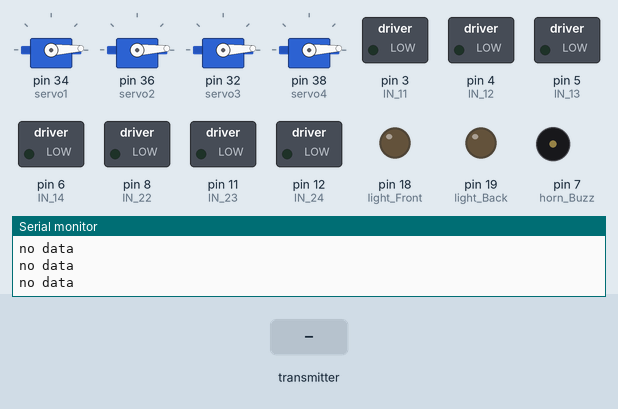
Recording of a sketch running on a simulated Arduino Mega 2560, built with avr-gcc and run on an emulated ATmega2560. On the bench: 4 × servo, switched loads named in the sketch (green lamp = pin HIGH), output pins drawn as LEDs (lit = HIGH), buzzer (waves = sounding), the last lines printed to the serial monitor. The test bench sets the inputs (shaded band). No radio packets arrive unless stated; pins used as bus, display or sensor lines are not drawn.

Above: at 1.2 s.
1.3 s: the transmitter starts sending joystick.0 = 0
At 2.3 s:
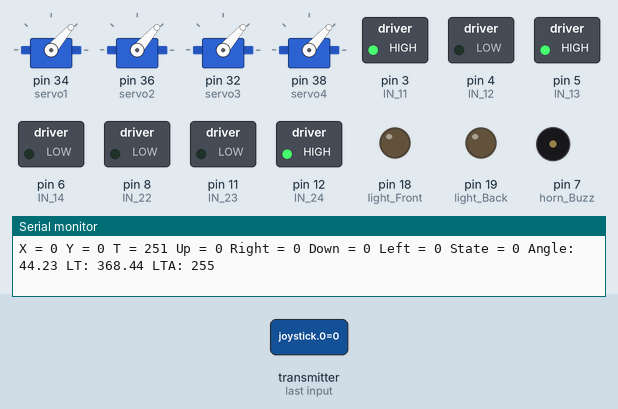
2.8 s: the transmitter starts sending joystick.1 = 256
At 3.4 s:
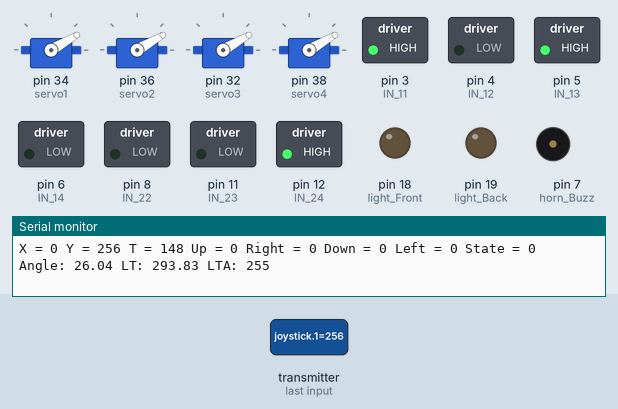
4.3 s: the transmitter starts sending joystick.0 = 256
At 4.6 s:
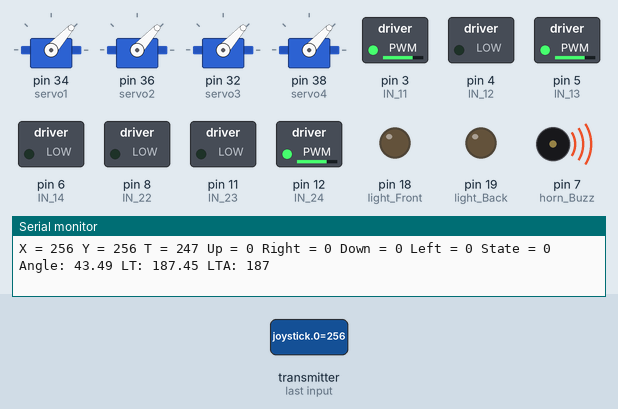
5.8 s: the transmitter starts sending joystick.1 = 0
At 6.9 s:
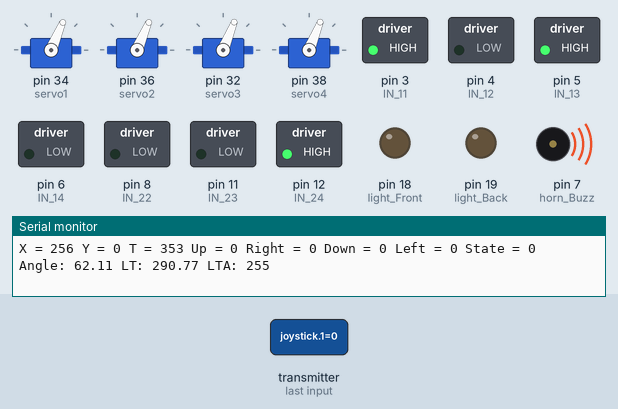
7.3 s: the transmitter starts sending joystick.0 = 512
At 8.0 s:
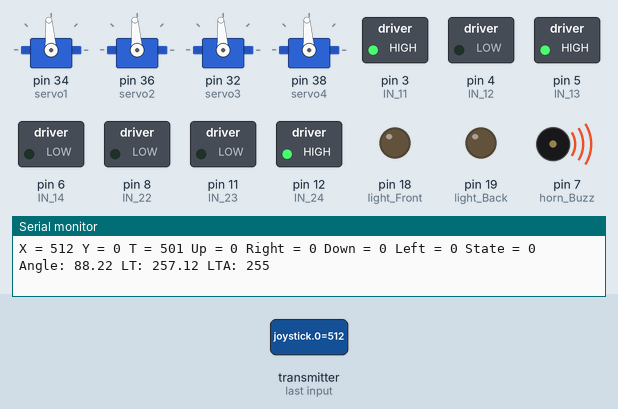
8.8 s: the transmitter starts sending joystick.1 = 512
At 9.2 s:
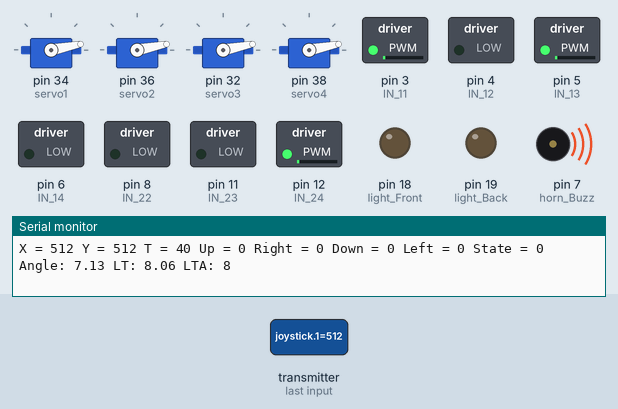
Timing chart, 0 to 11.3 s (numbered marks = the images above; inputs shaded):
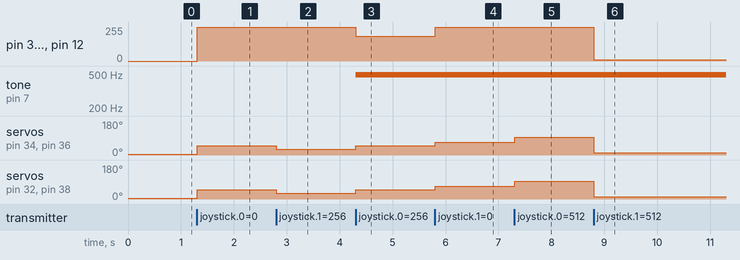

The sketch:

Drivetrain.ino
```cpp
/* JoyStick module receiver code
 - CONNECTIONS: nRF24L01 Modules See:
   1 - GND
   2 - VCC 3.3V !!! NOT 5V
   3 - CE to Arduino pin 6
   4 - CSN to Arduino pin 8
   5 - SCK to Arduino pin 13
   6 - MOSI to Arduino pin 11
   7 - MISO to Arduino pin 12
   8 - UNUSED
 */
//-----( Import needed libraries )-----
#include <SPI.h>
#include <nRF24L01.h>
#include <RF24.h>

#include <printf.h>
#include <Servo.h>
/*-----( Declare Constants and Pin Numbers )-----*/
#define CE_PIN 9
#define CSN_PIN 10

// NOTE: the "LL" at the end of the constant is "LongLong" type
//const uint64_t pipe = 0xE8E8F0F0E1LL; // Define the transmit pipe

//To do:
const byte addresses[][6] = {"00001", "00002"};
#define light_Front  18     //LED Front Right   pin A4 for Arduino Uno
#define light_Back   19     //LED Back Right    pin A5 for Arduino Uno
#define horn_Buzz    7


#define IN_11  3          // L298N #1 in 1 motor Front Right
#define IN_12  4          // L298N #1 in 2 motor Front Right
#define IN_13  5          // L298N #1 in 3 motor Back Right
#define IN_14  6          // L298N #1 in 4 motor Back Right

#define IN_21  7         // L298N #2 in 1 motor Front Left
#define IN_22  8         // L298N #2 in 2 motor Front Left
#define IN_23  11         // L298N #2 in 3 motor Back Left
#define IN_24  12         // L298N #2 in 4 motor Back Left

Servo servo1;
Servo servo2;
Servo servo3;
Servo servo4;

int wheel1;
int wheel1a;
int wheel2;
int wheel2a;

int state1 = 0;
int state2 = 0;
int state3 = 0;

/*-----( Declare objects )-----*/
RF24 radio(CE_PIN, CSN_PIN); // Create a Radio
/*-----( Declare Variables )-----*/
int joystick[7];  // 6 element array holding Joystick readings
int speedRight = 0;
int speedLeft = 0;
int  xAxis, yAxis, Turn;
// the four button variables from joystick
int buttonUp;
int buttonRight;
int buttonDown;
int buttonLeft;

int servo1Offset = 580;
int servo2Offset = 580;
int servo3Offset = 580;
int servo4Offset = 580;
int servo1_Offset;
int servo2_Offset;
int servo3_Offset;
int servo4_Offset;
double LT = 0;
int LTa = 0;
unsigned long currentMillis;
long previousMillis = 0;    // set up timers
long interval = 10;        // time constant for timer
int direction = 1;

void setup()
{
  printf_begin();
  pinMode(light_Front, OUTPUT);
  pinMode(light_Back, OUTPUT);
  pinMode(horn_Buzz, OUTPUT);


  pinMode(IN_11, OUTPUT);
  pinMode(IN_12, OUTPUT);
  pinMode(IN_13, OUTPUT);
  pinMode(IN_14, OUTPUT);

  pinMode(IN_21, OUTPUT);
  pinMode(IN_22, OUTPUT);
  pinMode(IN_23, OUTPUT);
  pinMode(IN_24, OUTPUT);

  Serial.begin(115200);
  Serial.println("Nrf24L01 Receiver Starting");

  radio.begin();
  //radio.openReadingPipe(1,pipe);
  radio.openWritingPipe(addresses[1]); // 00002
  radio.openReadingPipe(1, addresses[0]); // 00001
  radio.startListening();

    servo1.attach(34);
    servo2.attach(36);
    servo3.attach(32);
    servo4.attach(38);


    servo1.writeMicroseconds(servo1Offset);
    servo2.writeMicroseconds(servo2Offset);
    servo3.writeMicroseconds(servo3Offset);
    servo4.writeMicroseconds(servo4Offset);
}

void loop()
{
  currentMillis = millis();
  if (currentMillis - previousMillis >= 100) {  // start timed event

    previousMillis = currentMillis;

    if ( radio.available() )
    {

        radio.read( joystick, sizeof(joystick) );
        xAxis = joystick[0];
        yAxis = joystick[1];
        double XT = (xAxis-528) ;
        double YT = (yAxis-514) ;
        //XT*=528;
        //YT*=514;
        double angle = atan2(YT,XT)/(2*M_PI)*360;

        LT=(sqrt(XT*XT+YT*YT))/2;

        //reflecting across origin
        if (angle < 0) {
          angle += 180;
        }
        //fixing origin edge-case
        if(abs(XT)<5&&abs(YT)<5){
          angle=90;
        }

        Turn = (angle/180)*1023;

        // the four button variables from joystick array
        int buttonUp    = joystick[2];
        int buttonRight = joystick[3];
        int buttonDown  = joystick[4];
        int buttonLeft  = joystick[5];
        Serial.print("X = ");
        Serial.print(xAxis);
        Serial.print(" Y = ");
        Serial.print(yAxis);
        Serial.print(" T = ");
        Serial.print(Turn);

        Serial.print(" Up = ");
        Serial.print(joystick[2]);
        Serial.print(" Right = ");
        Serial.print(joystick[3]);
        Serial.print(" Down = ");
        Serial.print(joystick[4]);
        Serial.print(" Left = ");
        Serial.print(joystick[5]);
        Serial.print(" State = ");
        Serial.print(state1);

        if (state1 == 0){

          if (joystick[2] == 0 and state3 == 1){
            Serial.print(" state 1=1 and state2=1! ");
            state1 = 1;
            state2 = 1;
          }
          if (joystick[2] == 1){
            state3 = 1;
          }
        }
        else{
          if (state2 == 1){
            if (joystick[2] == 1){
              state2 = 0;
            }
          }
          else{
            if (joystick[2] == 0){
              Serial.print("waa!");
              state1 = 0;
              state3 = 0;
            }
          }
          }
        if (state1 == 0){
        servo1_Offset = servo1Offset + (Turn * 1.86);  //offset for 45: ~1970
        servo2_Offset = servo2Offset + (Turn * 1.86);  //offset for 45: ~1030
        servo3_Offset = servo3Offset + (Turn * 1.87);  //offset for 45: ~1087
        servo4_Offset = servo4Offset + (Turn * 1.87);  //offset for 45: ~1922

          servo1.writeMicroseconds(servo1_Offset);
          servo2.writeMicroseconds(servo2_Offset);
          servo3.writeMicroseconds(servo3_Offset);
          servo4.writeMicroseconds(servo4_Offset);

        }
        else if (state1 == 1){
          servo1.writeMicroseconds(1970);
          servo2.writeMicroseconds(1030);
          servo3.writeMicroseconds(1087);
          servo4.writeMicroseconds(1922);

        }


       // scale driving stick some more
         //(max resistor pos - rest pos) to rescale hypotenuse

         Serial.print(" Angle: ");
         Serial.print(angle);
         Serial.print(" LT: ");
         Serial.print(LT);
         if (LT > 255) {
           LT=255;
         }
               if (LT >=0&&yAxis>=514) {
                  LTa = abs(LT);
                  if(LTa>255){LTa=255;}
                  if (state1==0){
                  analogWrite(4, LTa);       // wheel 2
                  analogWrite(3, 0);
                  analogWrite(6, LTa);       // wheel 4
                  analogWrite(5, 0);
                  analogWrite(8, LTa);       // wheel 1
                  analogWrite(7, 0);
                  analogWrite(12, 0);       // wheel 3
                  analogWrite(11, LTa);


                }
                else {
                  LTa = abs(LT);
                                                      if(LTa>255){LTa=255;}
                  analogWrite(4, LTa);       // wheel 2
                  analogWrite(3, 0);
                  analogWrite(6, LTa);       // wheel 4
                  analogWrite(5, 0);
                  analogWrite(8, 0);       // wheel 1
                  analogWrite(7, LTa);
                  analogWrite(12, LTa);       // wheel 3
                  analogWrite(11, 0);

                }
               }
                else if (LT <=0||yAxis<514) {
                  LTa = abs(LT);
                  direction = -1;
                  if(LTa>255){LTa=255;}
                  if (state1==0){
                  analogWrite(4, 0);          // wheel 2
                  analogWrite(3, LTa);
                  analogWrite(6, 0);          // wheel 4
                  analogWrite(5, LTa);
                  analogWrite(8, 0);          // wheel 1
                  analogWrite(7, LTa);
                  analogWrite(12, LTa);       // wheel 3
                  analogWrite(11,0);


                }
                else {
                                  LTa = abs(LT);
                                    if(LTa>255){LTa=255;}
                  analogWrite(4, 0);       // wheel 2
                  analogWrite(3, LTa);
                  analogWrite(6, 0);       // wheel 4
                  analogWrite(5, LTa);
                  analogWrite(8, LTa);       // wheel 1
                  analogWrite(7, 0);
                  analogWrite(12, 0);       // wheel 3
                  analogWrite(11, LTa);

                }
               }
               Serial.print(" LTA: ") ;
               Serial.println(LTa);
    }
    else {
            Serial.println("no data");
          }


  }

}
```

Measured:
- after the input at 1.3 s, pin 3 (IN_11), pin 5 (IN_13), pin 12 (IN_24): 0/255 → 255/255 at once; servo on pin 34 (servo1), servo on pin 36 (servo2), servo on pin 32 (servo3), servo on pin 38 (servo4): 3° → 49° at once
- after the input at 2.8 s, servo on pin 34 (servo1), servo on pin 36 (servo2), servo on pin 32 (servo3), servo on pin 38 (servo4): 49° → 30° at once
- after the input at 4.3 s, pin 3 (IN_11), pin 5 (IN_13), pin 12 (IN_24): 255/255 → 187/255 at once; tone on pin 7 (horn_Buzz): silent → 490 Hz at once; servo on pin 34 (servo1), servo on pin 36 (servo2), servo on pin 32 (servo3), servo on pin 38 (servo4): 30° → 48° at once
- after the input at 5.8 s, pin 3 (IN_11), pin 5 (IN_13), pin 12 (IN_24): 187/255 → 255/255 at once; servo on pin 34 (servo1), servo on pin 36 (servo2): 48° → 67° at once; servo on pin 32 (servo3), servo on pin 38 (servo4): 48° → 68° at once
- after the input at 7.3 s, servo on pin 34 (servo1), servo on pin 36 (servo2): 67° → 94° at once; servo on pin 32 (servo3), servo on pin 38 (servo4): 68° → 94° at once
- after the input at 8.8 s, pin 3 (IN_11), pin 5 (IN_13), pin 12 (IN_24): 255/255 → 8/255 at once; servo on pin 34 (servo1), servo on pin 36 (servo2), servo on pin 32 (servo3), servo on pin 38 (servo4): 94° → 11° at once
